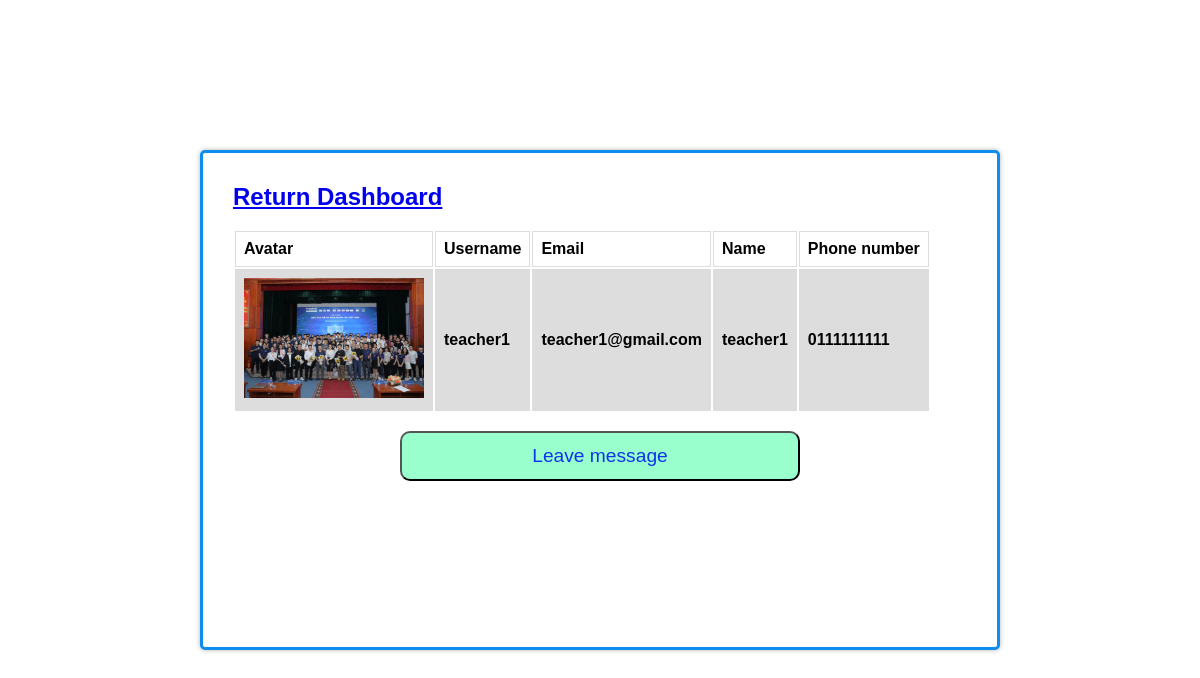
/infoUser.php?id=1 (signed in), run on the app's committed database.
### tables this page shows
CREATE TABLE `infusers` (
  `id` int(11) NOT NULL,
  `username` varchar(50) NOT NULL,
  `password` text NOT NULL,
  `name` varchar(50) NOT NULL,
  `email` varchar(50) NOT NULL,
  `phone` text NOT NULL,
  `image` text NOT NULL,
  `role` int(2) NOT NULL
);

### infoUser.php (the view, shortened to what this page needs)
<?php
        include 'config.php';
        $id = mysqli_real_escape_string($conn, $_GET['id']);
        $sql="select * from infusers where id='".$id."'";
        $query=mysqli_query($conn,$sql);
        $row=mysqli_fetch_array($query);
?>
<!DOCTYPE html>
<html lang="en">
<head>
        <link href="style.css" rel="stylesheet" type="text/css"/>
</head>
<body>
        <div class="container">
                <form action="" enctype="multipart/form-data" method="POST" class="login-email">
                        <h2><a href="listUsers.php">Return Dashboard</a></h2>
                        <br>
                        <table>
                    <tr>
                        <th>Avatar</th>
                        <th>Username</th>
                        <th>Email</th>
                        <th>Name</th>
                        <th>Phone number</th>
                    </tr>
                    <tr>
                        <th><img src="photo/<?php echo $row['image'] ?>" height=120></th>
                        <th><?php echo $row['username']; ?></th>
                        <th><?php echo $row['email']; ?></th>
                        <th><?php echo $row['name']; ?></th>
                        <th><?php echo $row['phone']; ?></th>
                    </tr>
                        </table>
                        <br>
                        <div class="input-group">
                                <button name="chat" class="btn">Leave message</button>
                        </div>
                </form>
        </div>
</body>
</html>

### style.css (style rules this page uses)
* { margin: 0; padding: 0; box-sizing: border-box; font-family: 'Poppins', sans-serif; }
body { width: 100%; min-height: 100vh; background-position: center; background-size: cover; display: flex; justify-content: center; align-items: center; }
.container { width: 800px; min-height: 500px; background: #FFF; border: 3px solid #0e8ded; border-radius: 5px; box-shadow: 0 0 5px rgba(0,0,0,.3); padding: 30px 30px; }
.container .login-email .input-group { margin-bottom: 30px; text-align: center; }
.container .login-email .input-group button { width: 400px; height: 50px; font-weight: 300; font-size: 1.2rem; text-align: center; background: #99FFCC; font-family: 'Poppins', sans-serif; color: #0e33ef; border-radius: 10px; transition: .3s; cursor: pointer; }
h2 { color: #0e33ef; font-weight: 800; }

### infoUser.php (style rules this page uses)
td, th { border: 1px solid #dddddd; text-align: left; padding: 8px; }
tr:nth-child(even) { background-color: #dddddd; }
h2 { color: #0e33ef; font-weight: 800; }

### data on the page
infusers: image (picture), username "teacher1", email "teacher1@gmail.com", name "teacher1", phone "0111111111"
